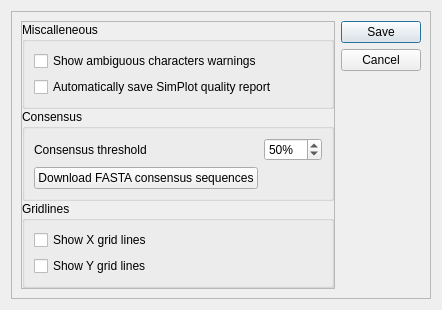
<?xml version="1.0" encoding="UTF-8"?>
<ui version="4.0">
 <class>UserPreferences</class>
 <widget class="QDialog" name="UserPreferences">
  <property name="geometry">
   <rect>
    <x>0</x>
    <y>0</y>
    <width>400</width>
    <height>300</height>
   </rect>
  </property>
  <property name="sizePolicy">
   <sizepolicy hsizetype="Fixed" vsizetype="Fixed">
    <horstretch>0</horstretch>
    <verstretch>0</verstretch>
   </sizepolicy>
  </property>
  <property name="maximumSize">
   <size>
    <width>400</width>
    <height>300</height>
   </size>
  </property>
  <property name="windowTitle">
   <string>User Preferences</string>
  </property>
  <layout class="QVBoxLayout" name="verticalLayout">
   <item>
    <widget class="QFrame" name="frame">
     <property name="frameShape">
      <enum>QFrame::StyledPanel</enum>
     </property>
     <property name="frameShadow">
      <enum>QFrame::Raised</enum>
     </property>
     <layout class="QHBoxLayout" name="horizontalLayout">
      <item>
       <widget class="QFrame" name="frame_2">
        <property name="frameShape">
         <enum>QFrame::StyledPanel</enum>
        </property>
        <property name="frameShadow">
         <enum>QFrame::Raised</enum>
        </property>
        <layout class="QVBoxLayout" name="verticalLayout_3">
         <property name="spacing">
          <number>0</number>
         </property>
         <property name="leftMargin">
          <number>0</number>
         </property>
         <property name="topMargin">
          <number>0</number>
         </property>
         <property name="rightMargin">
          <number>0</number>
         </property>
         <property name="bottomMargin">
          <number>0</number>
         </property>
         <item>
          <widget class="QGroupBox" name="groupBox">
           <property name="title">
            <string>Miscalleneous</string>
           </property>
           <layout class="QVBoxLayout" name="verticalLayout_2">
            <item>
             <widget class="QCheckBox" name="checkBox_ambi_warning">
              <property name="text">
               <string>Show ambiguous characters warnings</string>
              </property>
             </widget>
            </item>
            <item>
             <widget class="QCheckBox" name="checkBox_save_qual_report">
              <property name="text">
               <string>Automatically save SimPlot quality report</string>
              </property>
             </widget>
            </item>
           </layout>
          </widget>
         </item>
         <item>
          <widget class="QGroupBox" name="groupBox_2">
           <property name="title">
            <string>Consensus</string>
           </property>
           <layout class="QGridLayout" name="gridLayout">
            <item row="0" column="0">
             <widget class="QLabel" name="label">
              <property name="text">
               <string>Consensus threshold</string>
              </property>
             </widget>
            </item>
            <item row="0" column="1">
             <widget class="QSpinBox" name="spinBox_consensus_threshold">
              <property name="suffix">
               <string>%</string>
              </property>
              <property name="maximum">
               <number>100</number>
              </property>
              <property name="value">
               <number>50</number>
              </property>
             </widget>
            </item>
            <item row="1" column="0">
             <widget class="QPushButton" name="pushbtn_dwld_consensus">
              <property name="text">
               <string>Download FASTA consensus sequences</string>
              </property>
             </widget>
            </item>
            <item row="1" column="1">
             <widget class="QLabel" name="label_dwld">
              <property name="text">
               <string/>
              </property>
             </widget>
            </item>
           </layout>
          </widget>
         </item>
         <item>
          <widget class="QGroupBox" name="groupBox_3">
           <property name="title">
            <string>Gridlines</string>
           </property>
           <layout class="QVBoxLayout" name="verticalLayout_4">
            <item>
             <widget class="QCheckBox" name="checkBox_show_x_grid">
              <property name="text">
               <string>Show X grid lines</string>
              </property>
             </widget>
            </item>
            <item>
             <widget class="QCheckBox" name="checkBox_show_y_grid">
              <property name="text">
               <string>Show Y grid lines</string>
              </property>
             </widget>
            </item>
           </layout>
          </widget>
         </item>
        </layout>
       </widget>
      </item>
      <item>
       <widget class="QDialogButtonBox" name="buttonBox">
        <property name="orientation">
         <enum>Qt::Vertical</enum>
        </property>
        <property name="standardButtons">
         <set>QDialogButtonBox::Cancel|QDialogButtonBox::Save</set>
        </property>
        <property name="centerButtons">
         <bool>false</bool>
        </property>
       </widget>
      </item>
     </layout>
    </widget>
   </item>
  </layout>
 </widget>
 <resources/>
 <connections>
  <connection>
   <sender>buttonBox</sender>
   <signal>accepted()</signal>
   <receiver>UserPreferences</receiver>
   <slot>accept()</slot>
   <hints>
    <hint type="sourcelabel">
     <x>248</x>
     <y>254</y>
    </hint>
    <hint type="destinationlabel">
     <x>157</x>
     <y>274</y>
    </hint>
   </hints>
  </connection>
  <connection>
   <sender>buttonBox</sender>
   <signal>rejected()</signal>
   <receiver>UserPreferences</receiver>
   <slot>reject()</slot>
   <hints>
    <hint type="sourcelabel">
     <x>316</x>
     <y>260</y>
    </hint>
    <hint type="destinationlabel">
     <x>286</x>
     <y>274</y>
    </hint>
   </hints>
  </connection>
 </connections>
</ui>
